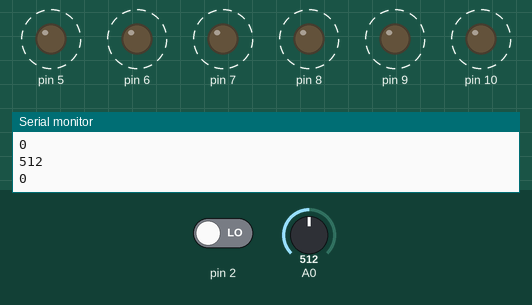
Recording of a sketch running on a simulated Arduino Uno, built with avr-gcc and run on an emulated ATmega328P. Parts: output pins drawn as LEDs (lit = HIGH), the last lines printed to the serial monitor. Dashed ring = blinking. The test bench sets the inputs (shaded band); at power-on: pin 2 LOW, A0 = 512.

Above: at 1.7 s.
1.8 s: pin 2 driven HIGH
5.3 s: A0 set to 319
8.8 s: A0 set to 283
At 9.4 s:
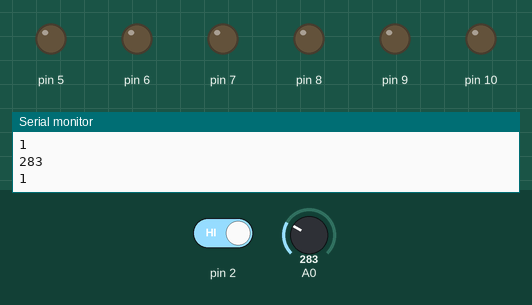
10.3 s: A0 set to 306
At 10.95 s:
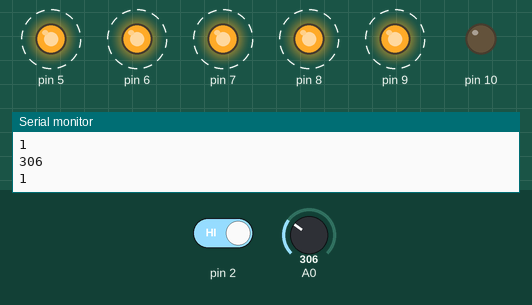
13.8 s: A0 set to 290
At 14.6 s:
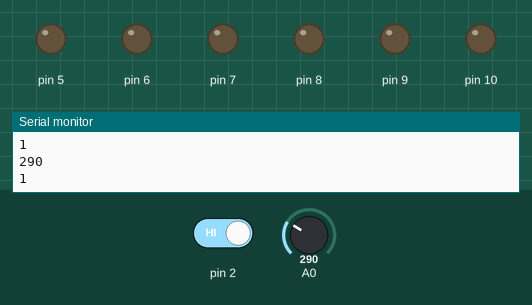
Timing chart, 0 to 16.4 s (numbered marks = the images above; inputs shaded):
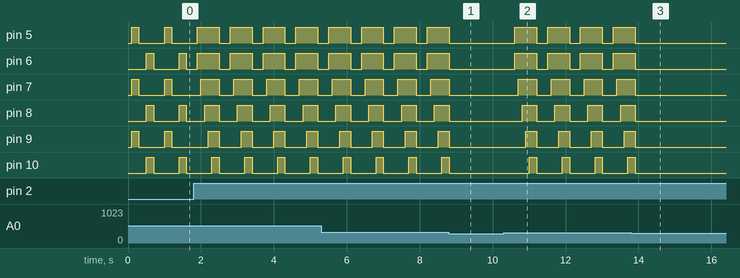

Measured:
- the behaviour switches between 301 and 300 on A0 (found by bisection; images 0 and 1)
- after the input at 8.8 s, pin 5–10: goes on until 8.8 s, then stays LOW
- after the input at 10.3 s, pin 5, pin 6: alternates HIGH for 0.60 s and LOW for 0.30 s, starting after 0.31 s
- after the input at 13.8 s, pin 5–10: goes on until 13.9 s, then stays LOW
- by itself, pin 5, pin 6: alternates HIGH for 0.60 s and LOW for 0.30 s
- by itself, pin 7: alternates HIGH for 0.50 s and LOW for 0.40 s
- by itself, pin 8: alternates HIGH for 0.40 s and LOW for 0.50 s
- by itself, pin 9: alternates HIGH for 0.30 s and LOW for 0.60 s

The sketch:

Automatic_LED_Lights.ino
```cpp
int BUTTON=2;
int e=0;
  void setup()
{
  Serial.begin(9600);
  pinMode(2, INPUT);
  for(int i=5;i<11;i++)
  {pinMode(i,OUTPUT);
  }
}

void loop()
{ int i;
  int d = analogRead(A0);
  int e= digitalRead(2);
  Serial.println(d);
 Serial.println(e);
  delay(100);
  if(d>300)
  { if(e == HIGH)
  { for(int i=5;i<11;i++)
  {allLEDsOff;
   if(i!=10)
  {digitalWrite(i,HIGH);
   digitalWrite(i+1, HIGH);
   delay(100);
  }
   else
   { digitalWrite(i,HIGH);
   digitalWrite(i-5,HIGH);
   delay(100);
   allLEDsOff();
   }
  }
  }
   else
   { for(int i=5;i<11;i++)
   {if(i%2!=0)
   {digitalWrite(i,HIGH);
   }}   delay(200);
      allLEDsOff();


   for(int i=5;i<11;i++)
   { if(i%2==0)
   { digitalWrite(i,HIGH);
   }}     delay(200);
        allLEDsOff();


  }
   }

  else
  { allLEDsOff();
}
}

  void allLEDsOff(void)
  {
    for( int i=5;i<11;i++)
  {digitalWrite(i,LOW);
  }
    delay(200);
  }
       
```
